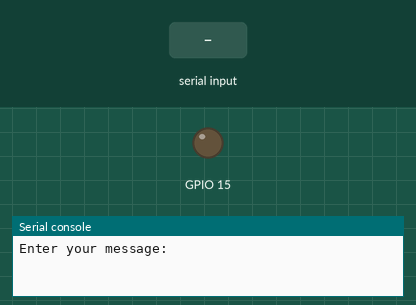
Bench run of a program on a simulated ESP32 board running MicroPython. Parts: output pins drawn as LEDs (lit = HIGH), the last lines printed to the serial console. The test bench sets the inputs (shaded band). At 8.3 s the program stops and its outputs stay as they are.

Above: at 1.2 s.
1.3 s: "A" typed at the serial console, then Enter
At 3.8 s:
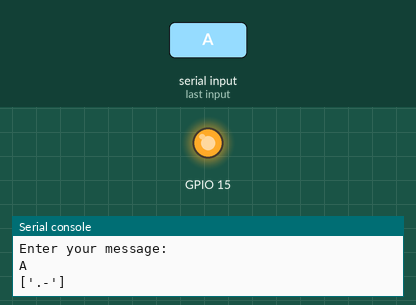
Timing chart, 0 to 7.8 s (numbered marks = the images above; inputs shaded):
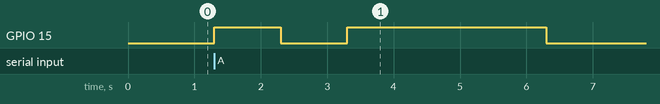

Measured:
- after the input at 1.3 s, GPIO 15: LOW → HIGH at once, → LOW 1.0 s later, → HIGH 1.0 s later, → LOW 3.0 s later

The program:

morse.py
```python
from machine import Pin
from time import sleep

s_dot = 1
s_dash = 3
s_dot_dash = 1
s_letter = 1
s_space = 4

led = led = Pin(15, Pin.OUT)

def blink_dot():
        led.on()
        sleep(s_dot)
        led.off()
        sleep(s_dot_dash)

def blink_dash():
        led.on()
        sleep(s_dash)
        led.off()
        sleep(s_dot_dash)

def main():
        morse = {'A' : '.-', 'B': '-...', 'C': '-.-.', 'D': '-..', 'E': '.',
                 'F': '..-.', 'G': '--.', 'H': '....', 'I': '..', 'J': '.---',
                 'K': '-.-', 'L': '.-..', 'M': '--', 'N': '-.',  'O': '---',
                 'P': '.--.','Q': '--.-', 'R': '.-.', 'S': '...', 'T': '-',
                 'U': '..-', 'V': '...-', 'W': '.--',  'X': '-..-', 'Y': '-.--',   'Z': '--..',
                 '0': '-----', '1': '.----', '2': '..---', '3': '...--', '4': '....-',
                 '5': '.....','6': '-....',  '7': '--...',  '8': '---..', '9': '----.',
                 ' ': '/'}

        message = input("Enter your message: ").upper()

        message_morse = []

        for symbol in message:
                message_morse.append(morse[symbol])

        print(message_morse)

        for i in message_morse:
                if i == '/':
                        sleep(s_space)
                else:
                        for j in i:
                                if j == '.':
                                        blink_dot()
                                else:
                                        blink_dash()
                        sleep(s_letter)

main()
```
